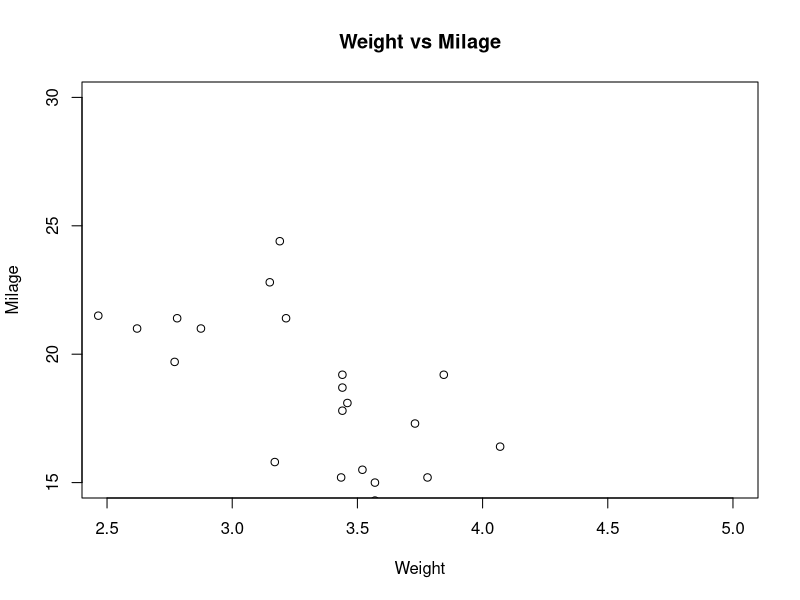
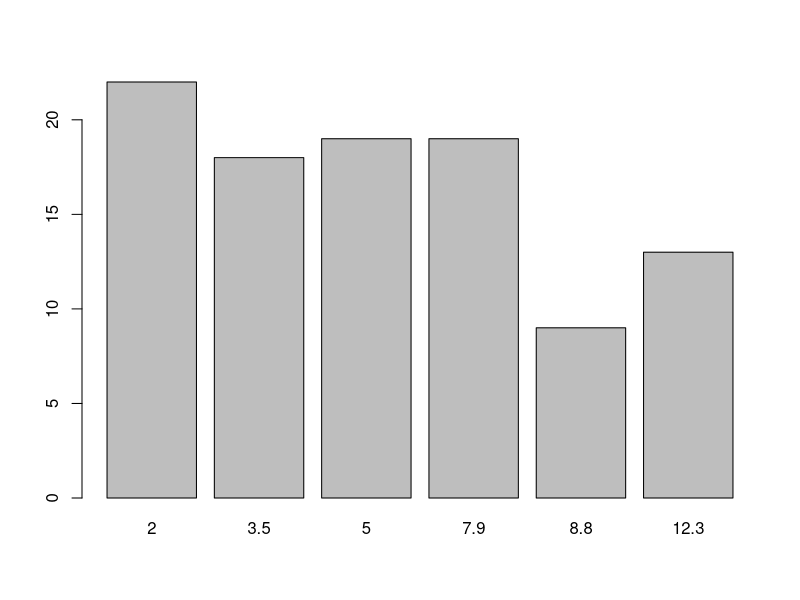
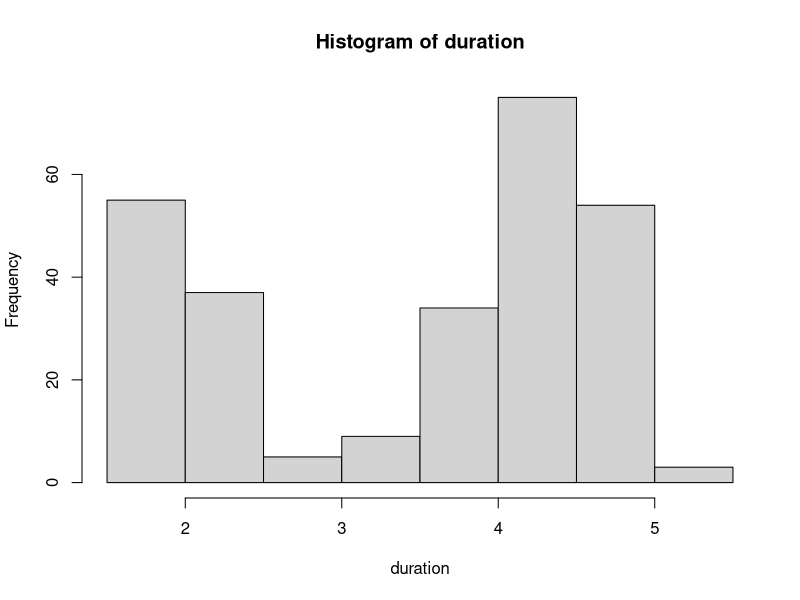
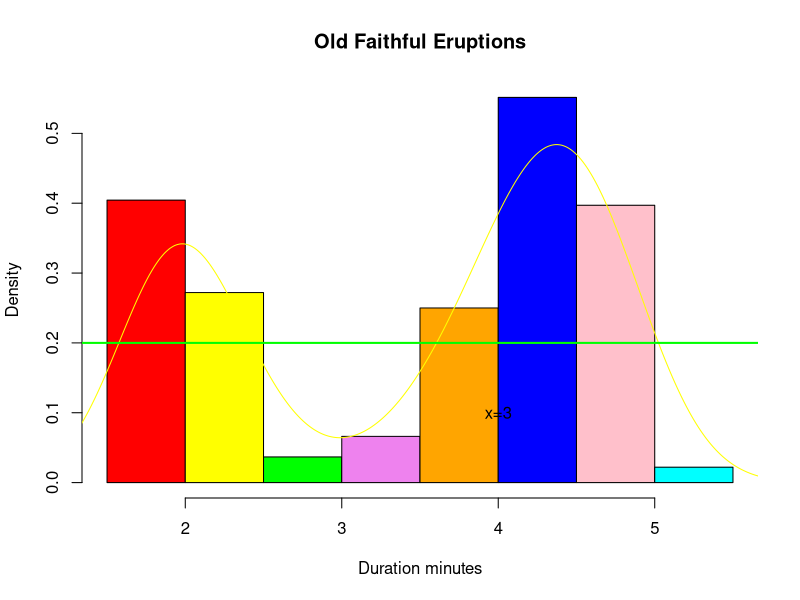
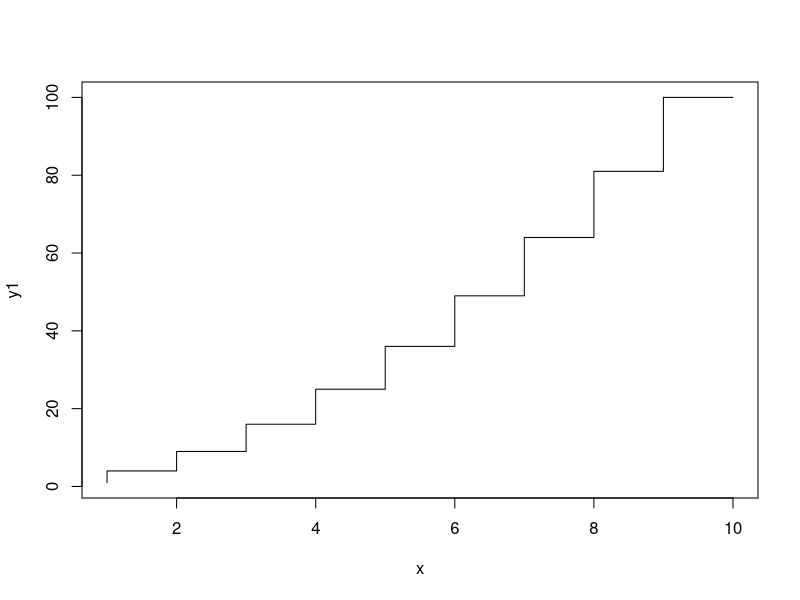
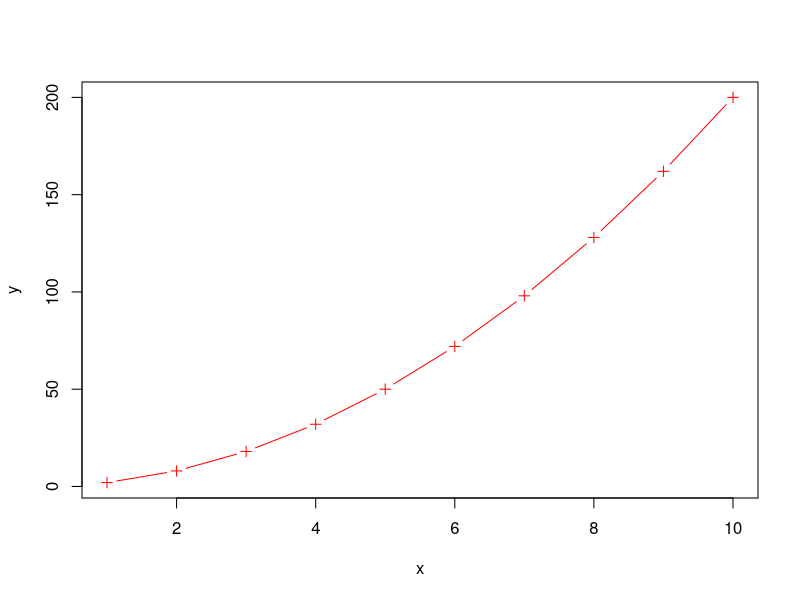
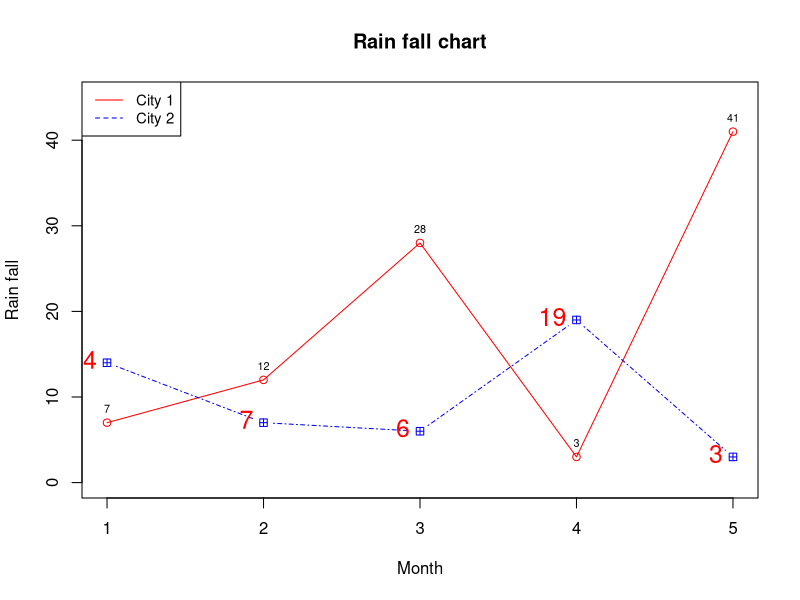
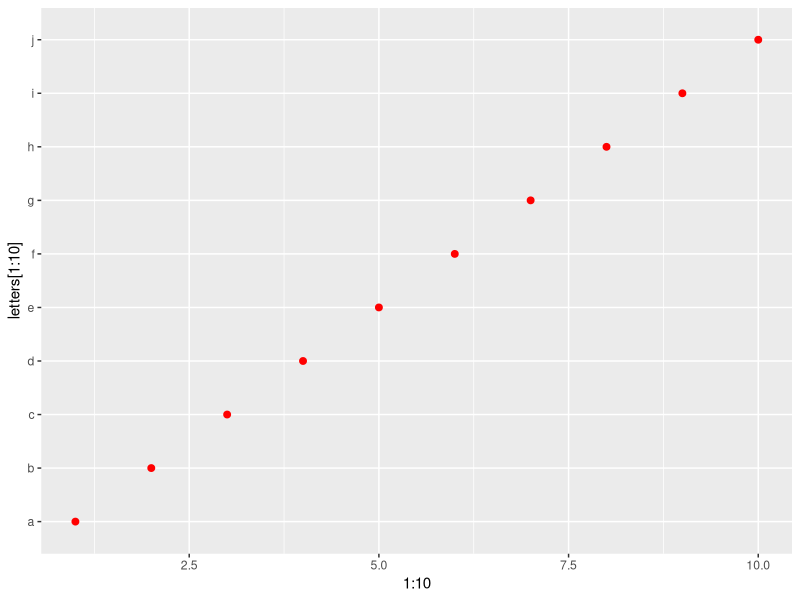

These figures' R source, in order: (Note: this script raises an error after producing the figures.)

#-------------------------ScatterPlots
#We can take only the 2 column that we are going to use
mtcars
input <- mtcars[c('wt','mpg')]
input

# Give the chart file a name.

# Plot the chart for cars with weight between 2.5 to 5 and mileage between 15 and 30.
plot(x = input$wt,y = input$mpg,
     xlab = "Weight",
     ylab = "Milage",
     xlim = c(2.5,5),
     ylim = c(15,30),		 
     main = "Weight vs Milage"
)

#---------------------------Barplot
c<-c(2, 3.5, 5, 7.9, 8.8, 12.3)

x<-sample(c, 100,replace=T)#shuffle vector
x
y<-table(x)#used to quickly create frequency tables
y

b<-barplot(table(x),ylim=c(0,22))



#---------------------------Histograms
faithful
duration <- faithful$eruptions 
duration
hist(duration)# apply the hist function

#improved
colors = c("red", "yellow", "green", "violet", "orange", 
                "blue","pink", "cyan")

hist(duration,    # apply the hist function
     probability = T, #for density plot
          col=colors,     # set the color palette 
          main="Old Faithful Eruptions", # the main title 
          xlab="Duration minutes")       # x-axis label
#
lines(density(duration),              
      lwd = 1, #line thickness              
      col = "yellow",        
      lty = 1)#type of line 

#show the x=3 on the plot
abline(h = 0.2,
       col = "green",
       lwd = 2)#line thickness

#write a text to plot
text(4,0.1,paste("x=3"))#first x, second y value
#----------------Line Graphs
x <- 1:10
y1 <- x*x
y2 <- 2*y1
x
y1
y2

plot(x,y1,type="S")
plot(x,y2,type="b",pch=3,col="red",xlab="x",ylab="y")#pch changes the point type


#--------------------------Line Graph

fall1 <- c(7,12,28,3,41)  # thousand m3

fall2 <- c(14,7,6,19,3)   # thousand m3

# Create a first line
plot(fall1,type = "o",col = "red", xlab = "Month", ylab = "Rain fall", 
     main = "Rain fall chart",ylim = c(0,45))

# Add a second line
lines(fall2, type = "b", col = "blue",pch=12,lty = 4)#pch point type, lty type of line
#Add text to the plot
text( fall1,labels=fall1,
      cex=0.65, pos=3,col="black") #cex for textsize
text( fall2,labels=fall2,
      cex=1.5, pos=2,col="red") #pos is for text position
# Add a legend to the plot
legend("topleft",legend = c("City 1","City 2"),col=c("red","blue"),lty=1:2,cex=0.9)#lty shows the figure of the each city


#--------------------------qplot
library(ggplot2)

qplot(1:10, letters[1:10],size=I(2),color=I("red"))#size make point size bigger

qplot(mpg, wt, data = mtcars)

#ggplot2 package
library(ggplot2)
trees
# geom_bar is designed to make it easy to create bar charts that show
# counts (or sums of weights)
g <- ggplot(trees,aes(x=Height,y=Volume))
g
g1 <- ggplot(trees,aes(x=Height,y=Volume))+geom_point(aes(color='red'))
g1
g2 <- ggplot(trees)+geom_point(data = trees, aes(Height, Volume), colour = 'blue', size = 3)
g2

mpg
g <- ggplot(mpg, aes(class))
g
# Number of cars in each class:
g + geom_bar(color='red')#bar color
g + geom_bar(fill='blue')#bar color
g + geom_bar(aes(fill = manufacturer))



#ggplot

tips <- head(tips)
tips
q <- ggplot(tips, aes(x=total_bill, y=tip/total_bill))
q
q + geom_point() + 
  labs(title="Tips Over Total Bill",x="Total Bill",y="Tip/Total_Bill")

q + geom_point(color='red')